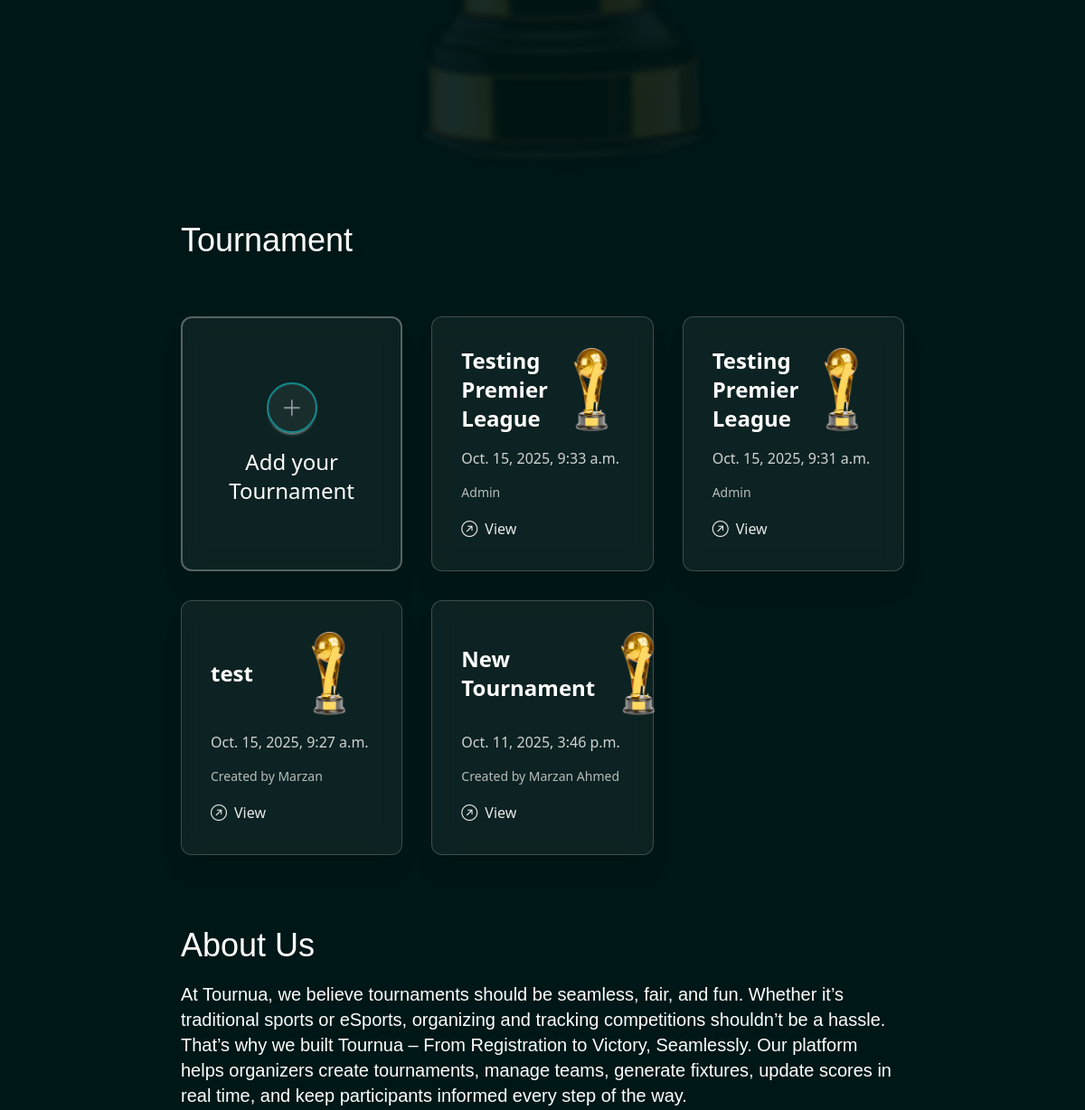
Before: /Tournua/join-tournament/ (signed in, middle part) with the older database file.
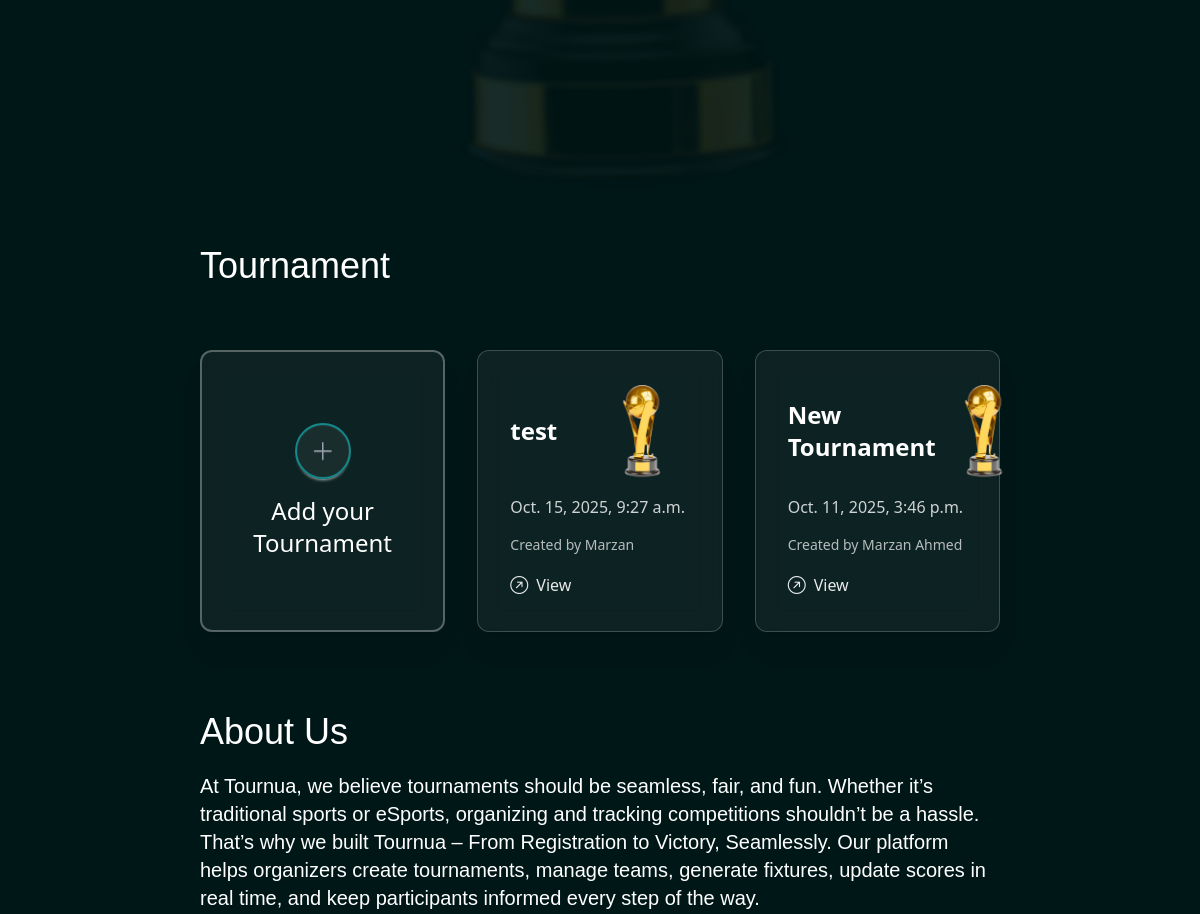
After: the same page with the newer database file.
### tournua/models.py (models this page shows, shortened)
class Tournament(models.Model):
    user = models.ForeignKey(UserAccount, on_delete=models.CASCADE, related_name="tournaments")
    code = models.CharField(max_length=8, unique=True, editable=False)
    name = models.CharField(max_length=200)
    description = models.TextField(blank=True)
    trophy = models.ImageField(upload_to="trophies/", blank=True, null=True)
    tournament_type = models.CharField(max_length=50, choices=[("online", "Online"), ("offline", "Offline")])
    player_type = models.CharField(max_length=50, choices=[("single", "Single"), ("team", "Team")])
    format = models.CharField(max_length=50, choices=[("Knockout", "Knockout"), ("League", "League")])
    num_groups = models.IntegerField(default=2)
    teams_per_group = models.IntegerField(default=4)
    created_at = models.DateTimeField(auto_now_add=True)
    participants = models.ManyToManyField(UserAccount, related_name="joined_tournaments", blank=True)

class UserAccount(models.Model):
    full_name = models.CharField(max_length=150)
    email = models.EmailField(unique=True)
    password = models.CharField(max_length=128)  # will store hashed password
    created_at = models.DateTimeField(auto_now_add=True)

### tournua/views.py (the view, shortened to what this page needs)
# urls.py: path('join-tournament/', views.join_tournament, name='join_tournament'),
def join_tournament(request):
    user_id = request.session.get("user_id")
    if not user_id:
        return redirect("login")
    user = UserAccount.objects.get(id=user_id)
    error = None
    created_tournaments = Tournament.objects.filter(user=user).order_by('-created_at')
    joined_tournaments = Tournament.objects.filter(participants=user).exclude(user=user).order_by('-created_at')
    tournaments = list(created_tournaments) + list(joined_tournaments)
    return render(request, "demo.html", {
        "error": error,
        "tournaments": tournaments,
        "user": user,
        "name": user.full_name.split(" ")[0]
    })

### template/demo.html (shortened to what this page needs)
{% load static %}
<!DOCTYPE html>
<html lang="en">
<head>
    <link href="https://cdn.jsdelivr.net/npm/daisyui@5" rel="stylesheet" type="text/css" />
    <script src="https://cdn.jsdelivr.net/npm/@tailwindcss/browser@4"></script>
    <link rel="stylesheet" href="https://cdn.jsdelivr.net/npm/bootstrap-icons@1.13.1/font/bootstrap-icons.min.css">
    <link rel="stylesheet" href="{% static 'css/style.css' %}">
</head>
<body class="bg-[#001717]">
    <main>
        <section class="flex items-center justify-center gap-4 ">
            <div class="mx-auto h-auto lg:h-[900px] lg:w-[1100px] bg-cover bg-center"
                style="background-image: url('{% static 'images/trophy1.png' %}');">
                <div class="flex flex-col items-center justify-center h-full text-center font-poppins mt-30 lg:mt-0">
                </div>
            </div>
        </section>
        <section class="mb-20">
            <div class="lg:w-8/12 lg:mx-auto h-auto mx-5 grid grid-cols-1 lg:grid-cols-3 gap-8">
                <h1 class="col-span-full text-3xl sm:text-4xl font-cs-gelios text-white mb-8 text-center lg:text-left">
                    Tournament
                </h1>
                <div class="w-full flex flex-col gap-4 items-center justify-center
                    rounded-xl border-2 border-white/30
                    bg-white/5 backdrop-blur-md shadow-xl p-6 sm:p-10 text-center">
                    <label
                        for="add_tournament"
                        id="add_tournament_btn"
                        class="btn border-2 border-[#13898B] text-white rounded-full w-14 h-14 bg-white/5 flex items-center justify-center transition duration-200 hover:border-[#13C4C6] hover:bg-white/10">
                        <i class="bi bi-plus-lg text-2xl text-gray-400"></i>
                    </label>
                    <p class="text-2xl text-white font-medium">Add your Tournament</p>
                </div>
                {% for i in tournaments %}
                    <div class="tournament-card w-full max-w-lg mx-auto lg:max-w-md bg-white/5 backdrop-blur-md rounded-xl border border-white/20 shadow-xl p-6 lg:p-8 flex flex-col gap-4">
                        <div class="flex flex-col sm:flex-row sm:items-center sm:justify-between gap-4 sm:gap-0">
                            <p class="text-white text-lg sm:text-xl lg:text-2xl font-semibold">
                                {{i.name}}
                            </p>
                            <img src="{% static 'trophies/Trophy1.png' %}" alt="Trophy" class="w-16 h-16 sm:w-20 sm:h-20 lg:w-24 lg:h-24 object-contain mx-auto sm:mx-0 lg:scale-120">
                        </div>
                        <p class="text-white/80 text-sm sm:text-base">
                            {{i.created_at}}
                        </p>
                        <p class="text-sm text-white/70">
            {% if user.id == i.user.id %}
                Admin
            {% else %}
                Created by {{ i.user.full_name }}
            {% endif %}
        </p>
                        <a href="{% url 'viewTournament' i.id %}" class="inline-flex items-center text-white/90 hover:text-white font-medium text-sm sm:text-base transition-all">
                            <i class="bi bi-arrow-up-right-circle mr-2 text-lg"></i> View
                        </a>
                    </div>
                {% endfor %}
            </div>
        </section>
        <section class="lg:w-8/12 mx-auto h-auto mb-25">
            <div class="mx-5 lg:mx-0 text-center lg:text-left">
                <h1 class="text-4xl font-cs-gelios text-white mb-5">About Us</h1>
                <p class="text-xl text-white font-poppins">At Tournua, we believe tournaments should be seamless, fair, and fun. Whether it’s traditional sports or eSports, organizing and tracking competitions shouldn’t be a hassle.<br>
                That’s why we built Tournua – From Registration to Victory, Seamlessly. Our platform helps organizers create tournaments, manage teams, generate fixtures, update scores in real time, and keep participants informed every step of the way.</p>
            </div>
        </section>
    </main>
</body>
</html>

### static/css/style.css (style rules this page uses)
.font-cs-gelios { font-family: "CS Gelios", sans-serif; }
.font-poppins { font-family: "Poppins", sans-serif; }

Changed rows visible on the page:
removed Tournament: name "Testing Premier League", created_at "Oct. 15, 2025, 9:33 a.m.", shows "Admin"
removed Tournament: name "Testing Premier League", created_at "Oct. 15, 2025, 9:31 a.m.", shows "Admin"
